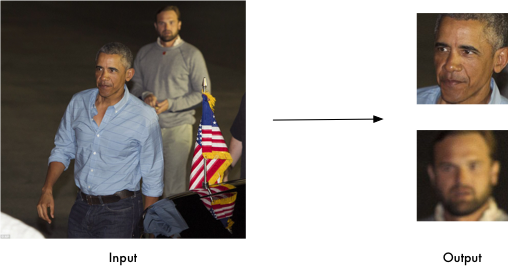
#> input picture Barack obama.jpg, 508 x 268 px, found by its file name
$ python facerecognition_image.py
#> lines starting #> are read from the running program, lines starting #| are printed output that depends on the picture; after the words box and inside, x2 and y2 are one past the last pixel; in counts of white or black regions, pixels touching at a corner belong together
import cv2
face_cascade = cv2.CascadeClassifier(cv2.data.haarcascades + "haarcascade_frontalface_default.xml")
img=cv2.imread(r"Y:\Python\facial recognition\Barack obama.jpg")
#> img is the input picture: shape (268, 508, 3); mean B, G, R 150, 154.5, 160.6
gray=cv2.cvtColor(img,cv2.COLOR_BGR2GRAY)
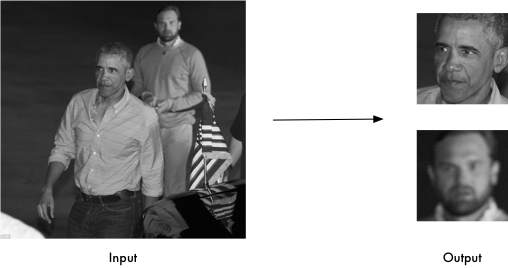
#> gray: shape (268, 508); min 0, max 255, mean 155.8
faces=face_cascade.detectMultiScale(gray,1.1,4)
#> faces = [[154, 12, 26, 26], [90, 57, 34, 34], [422, 25, 68, 68], [428, 140, 70, 70]]
for(x,y,w,h) in faces:
    cv2.rectangle(img,(x,y),(x+w,y+h),(255,0,0),1)
#> this loop made 4 passes
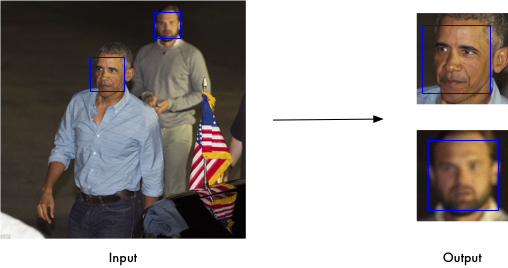
#> img: shape (268, 508, 3); 0.58% of pixels changed, all inside (x1, y1, x2, y2) = (90, 12, 499, 211)
cv2.imshow('img', img)
cv2.waitKey()
